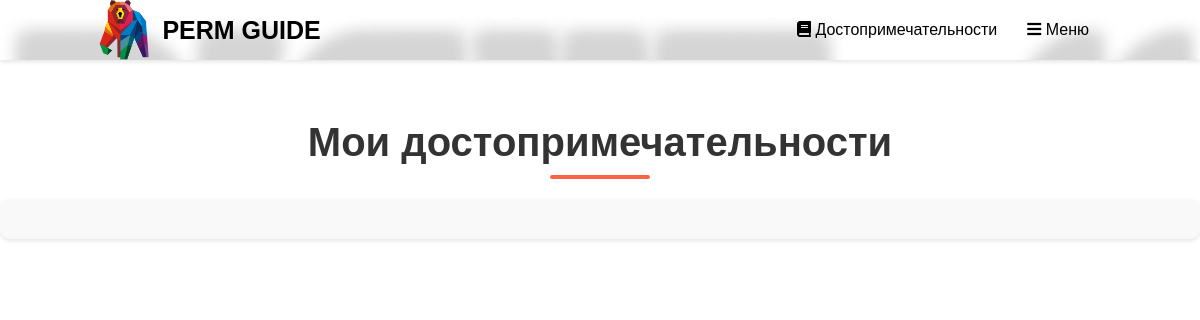
Before: /visited_sights/ (signed in) with the older database file.
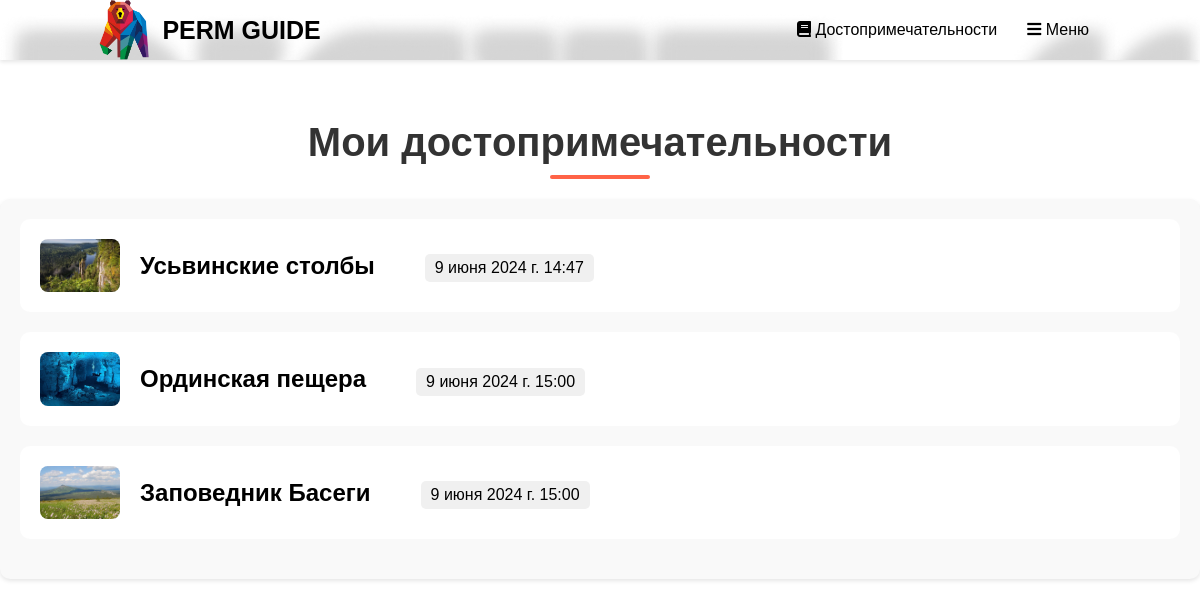
After: the same page with the newer database file.
### gid/models.py (models this page shows, shortened)
class Visit(models.Model):
    user = models.ForeignKey(User, on_delete=models.CASCADE)
    sight = models.ForeignKey(Sight, on_delete=models.CASCADE)
    visited_at = models.DateTimeField(auto_now_add=True)
    class Meta:
        unique_together = ('user', 'sight')

class Sight(models.Model):
    name = models.CharField(max_length=128, verbose_name='Название')
    description = models.TextField(verbose_name='Описание')
    image = models.ImageField(upload_to='sight_images', verbose_name='Изображение')
    class Meta:
        verbose_name = 'Достопримечательность'
        verbose_name_plural = 'Достопримечательности'

### gid/views.py (the view)
# urls.py: path('visited_sights/', views.user_visited_sights, name='user_visited_sights'),
@login_required
def user_visited_sights(request):
    visited_sights = Visit.objects.filter(user=request.user)
    return render(request, 'gid/user_visited_sights.html', {'visited_sights': visited_sights})

### gid/templates/gid/user_visited_sights.html (shortened to what this page needs)
<!DOCTYPE html>
{% load static %}
<html lang="en">
<head>
    <link rel="stylesheet" href="{% static 'css/visited.css' %}" />
     <link rel="stylesheet" href="https://cdnjs.cloudflare.com/ajax/libs/font-awesome/5.15.4/css/all.min.css" />
</head>
<body>
<div class="container">
    <div class="header" style="background-image: url('{% static 'img/img.png' %}')">
        <div class="logo-container">
            <img src="{% static 'img/logo.png' %}" alt="Logo" class="logo-image">
            <a href="{% url 'index' %}" class="logo">PERM GUIDE</a>
        </div>
        <nav>
            <ul>
                <li>
                    <a href="{% url 'catalog' %}"><i class="fas fa-book"></i> Достопримечательности</a>
                </li>
                {% if user.is_authenticated %}
                <li>
                    <a href="#"><i class="fas fa-bars"></i> Меню</a>
                </li>
                {% endif %}
            </ul>
        </nav>
    </div>
    <div class="content">
        <h1>Мои достопримечательности</h1>
               <ul class="sights-list">
            {% for visit in visited_sights %}
            <li class="sight">
                <div class="sight-info">
                    <img src="{{ visit.sight.image.url }}" alt="{{ visit.sight.name }}" class="sight-image">
                    <h2>{{ visit.sight.name }}</h2>
                    <p><span class="visited-date">{{ visit.visited_at }}</span></p>
                </div>
            </li>
            {% endfor %}
        </ul>
    </div>
</div>
</body>
</html>

### static/css/visited.css (style rules this page uses)
* { margin: 0; padding: 0; font-family: "Poppins", sans-serif; list-style: none; text-decoration: none; }
.container { display: flex; flex-direction: column; min-height: 100vh; }
.header { position: fixed; top: 0; left: 0; right: 0; display: flex; justify-content: space-between; align-items: center; padding: 0 8%; z-index: 1000; background-color: #ffffff; box-shadow: 0 2px 4px rgba(0, 0, 0, 0.1); }
.logo-container { display: flex; align-items: center; }
.logo-image { height: 60px; margin-right: 10px; }
.logo { font-size: 25px; font-weight: 900; color: black; }
.header nav ul li { position: relative; float: left; }
.header nav ul li a { padding: 15px; color: #000; font-size: 16px; display: block; }
.content { margin-top: 100px; }
.sight { margin-bottom: 20px; }
.sight-image { max-width: 100%; height: auto; border-radius: 8px; }
.sights-list { margin: 0 auto; padding: 20px; background-color: #f9f9f9; border-radius: 10px; box-shadow: 0 2px 4px rgba(0, 0, 0, 0.1); }
.sight { margin-bottom: 20px; padding: 20px; background-color: #ffffff; border-radius: 10px; transition: background-color 0.3s ease; }
.sight-info { display: flex; align-items: center; }
.sight-image { width: 80px; height: auto; margin-right: 20px; border-radius: 8px; }
.sight h2 { margin: 0; }
.content h1 { font-size: 2.5em; font-weight: 700; color: #333; text-align: center; margin: 20px 0; position: relative; }
.content h1::after { content: ''; display: block; width: 100px; height: 4px; background: #ff6347; margin: 10px auto 0; border-radius: 2px; }
.visited-date { display: block; margin-top: 5px; background-color: #f0f0f0; border-radius: 5px; padding: 5px 10px; width: fit-content; margin-left: 50px; }

Changed rows visible on the page:
added Visit: sight.image (picture), sight.name "Усьвинские столбы", visited_at "9 июня 2024 г. 14:47"
added Visit: sight.image (picture), sight.name "Ординская пещера", visited_at "9 июня 2024 г. 15:00"
added Visit: sight.image (picture), sight.name "Заповедник Басеги", visited_at "9 июня 2024 г. 15:00"
